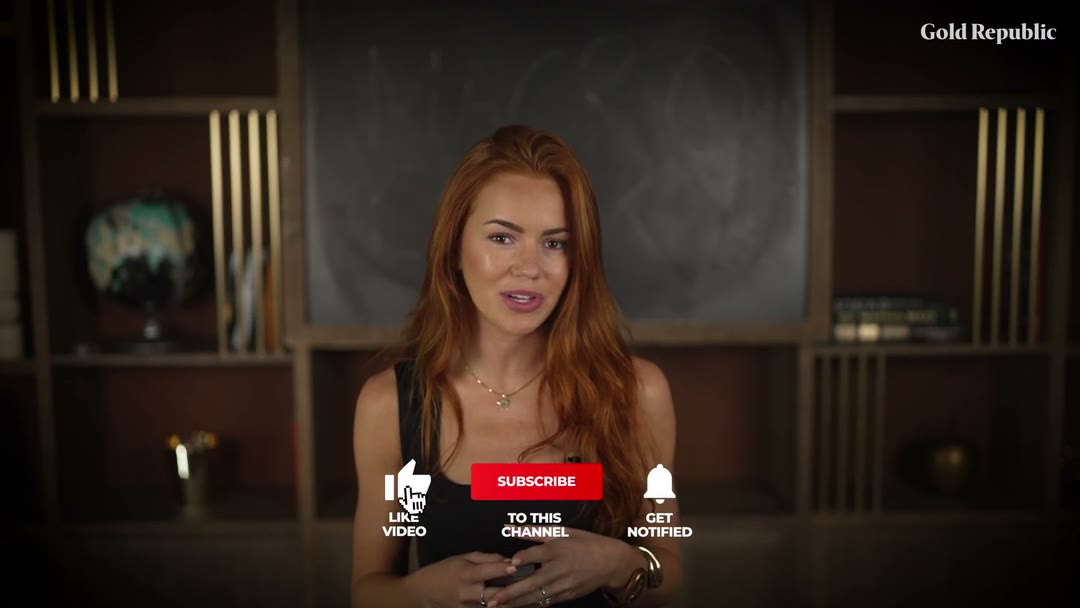
#> input picture scripts/fixtures/eindscherm.jpg, 1080 x 608 px
$ python -i gezichten.py   (imports and definitions only)   (older library calls are emulated)
#> lines starting #> are read from the running program, lines starting #| are printed output that depends on the picture
#> further down, picture is the input picture: shape (608, 1080, 3); mean B, G, R 28.8, 37.3, 49.2
"""Wie is er aan het woord, en waar staat die in beeld?

Aanroep: python3 gezichten.py <video> '[12.5, 40.2, ...]'
Uitvoer: JSON-lijst met per tijdstip {x, breedte, personen, breed} of null.

  x        horizontale positie 0..1 van de persoon die spreekt
  breedte  breedte van dat gezicht als fractie van het beeld (begrenst de zoom)
  personen aantal gevonden personen
  breed    true als er meerdere mensen ver uit elkaar staan zonder duidelijke
           spreker; dan mag er niet strak op één gezicht gekadreerd worden

Detectie gaat via YuNet, het neurale gezichtsmodel dat bij OpenCV hoort. De
Haar-cascades die hier eerst stonden missen iemand zodra die wegdraait, en juist
in een gesprek kijkt men elkaar aan — dat leverde shots op waarin de spreker
half buiten beeld viel. YuNet vindt gedraaide gezichten wel en geeft bovendien
landmarks terug, waaronder de mondhoeken. Daarmee weten we niet alleen wáár
iemand staat maar ook wie er praat: de mond die beweegt is de spreker.

Ontbreekt het model of is de OpenCV-versie te oud, dan valt hij terug op de
cascades. Dat is minder goed, maar beter dan blind het midden pakken.
"""
import os
import sys
import json

try:
    import cv2
    import numpy as np
except ImportError:
    print("[]")
    sys.exit(0)

MONSTERS = 5          # frames per tijdstip
SPREIDING = 0.5       # seconden rond het middelpunt
SAMEN = 0.14          # detecties dichter dan dit horen bij dezelfde persoon
DREMPEL = 0.7         # zekerheid waarboven YuNet-detecties meetellen

pad = sys.argv[1]
SPREKERMODUS = len(sys.argv) > 2 and sys.argv[2] == "--sprekers"
SCHERPTEMODUS = len(sys.argv) > 2 and sys.argv[2] == "--scherpte"
OVERLAYMODUS = len(sys.argv) > 2 and sys.argv[2] == "--overlays"
# [1 line that did not run here, left out]
# Optioneel derde argument: hoeveel frames per tijdstip. Voor het volgen van een
# spreker vragen we véél tijdstippen met één frame elk (snel en fijnmazig); voor
# het bepalen van de kadrering juist weinig tijdstippen met vijf frames (robuust
# tegen één ongelukkig frame).
if len(sys.argv) > 3 and not SPREKERMODUS and not SCHERPTEMODUS and not OVERLAYMODUS:
    MONSTERS = max(1, int(sys.argv[3]))
# [1 line not run here, left out]

MODEL = os.path.join(
    os.path.dirname(os.path.dirname(os.path.abspath(__file__))),
    "assets", "modellen", "face_detection_yunet_2023mar.onnx",
)

yunet = None
if hasattr(cv2, "FaceDetectorYN") and os.path.exists(MODEL):
    try:
        yunet = cv2.FaceDetectorYN.create(MODEL, "", (320, 320), DREMPEL, 0.3, 5000)
    except Exception:
        yunet = None

if yunet is None:
    haar_dir = cv2.data.haarcascades
    frontaal = cv2.CascadeClassifier(haar_dir + "haarcascade_frontalface_default.xml")
    profiel = cv2.CascadeClassifier(haar_dir + "haarcascade_profileface.xml")


RANDVAST = 0.5


# [9 lines left out: function randvastheid, not called in this run]


def stream_overlays():
    """Vaste stream-overlays: chat, teller, watermerk (genormaliseerde vakken).

    Een IRL-stream (TOTA) heeft linksboven een chatvenster met avatars en
    emoji's, rechtsboven een teller en onderin een watermerk. YuNet zag de
    avatars als gezichten, en het zelfherstel kadreerde de "spreker" daarna
    midden in de chat. Herkenning: cellen waar bijna altijd randen (tekst)
    staan terwijl de rest van het beeld beweegt, aan de rand van het beeld,
    compact en niet te groot.

    Bij een vaste camera (studio, podcast) is een stilstaande achtergrond niet
    van een logo te onderscheiden; dan levert dit niets op, zodat er nooit een
    echt gezicht wegvalt. Eén keer per bron, bewaard naast het bestand.
    """
    cache = pad + ".overlays.json"
    try:
        with open(cache) as f:
            return json.load(f)
    except Exception:
        pass
    vakken = []
    # Een eigen capture: deze meting kan midden in een sprekermeting vallen,
    # en die leest de gedeelde capture frame voor frame door.
    eigen = cv2.VideoCapture(pad)
    try:
        n = int(eigen.get(cv2.CAP_PROP_FRAME_COUNT))
        B, H, C = 384, 216, 8
        gx, gy = B // C, H // C
        dichtheid, gem, randen = [], [], []
        N = 48
        for k in range(N):
            eigen.set(cv2.CAP_PROP_POS_FRAMES, int(n * (0.03 + 0.94 * k / (N - 1))))
            ok, fr = eigen.read()
            if not ok:
                continue
            g = cv2.cvtColor(cv2.resize(fr, (B, H), interpolation=cv2.INTER_AREA), cv2.COLOR_BGR2GRAY)
            e = cv2.Canny(g, 80, 160) > 0
            randen.append(e)
            dichtheid.append(e.reshape(gy, C, gx, C).mean(axis=(1, 3)))
            gem.append(g.reshape(gy, C, gx, C).mean(axis=(1, 3)))
        if len(dichtheid) >= 24:
            D, G = np.array(dichtheid), np.array(gem)
            randen = np.array(randen)
            vast = (D >= 0.08).mean(axis=0)
            beweegt = (np.abs(G - np.median(G, axis=0)) > 10).mean(axis=0)
            # Studio of podcast: de achtergrond staat stil, dus niets te zeggen.
            if float(np.median(beweegt)) >= 0.35:
                masker = (vast >= 0.8).astype(np.uint8)
                aantal, labels, st, _ = cv2.connectedComponentsWithStats(masker, 8)
                for i in range(1, aantal):
                    x, y, w, h, a = [int(v) for v in st[i]]
                    rand = x <= 1 or y <= 1 or x + w >= gx - 1 or y + h >= gy - 1
                    opp = a / (gx * gy)
                    if not rand or opp < 0.002 or opp > 0.12 or a / (w * h) < 0.35:
                        continue
                    if randvastheid(randen[:, y * C:(y + h) * C, x * C:(x + w) * C]) < RANDVAST:
                        continue
                    # Een cel marge: de randen van het chatvenster wisselen.
                    vakken.append({
                        "x0": round(max(0, x - 1) / gx, 3),
                        "y0": round(max(0, y - 1) / gy, 3),
                        "x1": round(min(gx, x + w + 1) / gx, 3),
                        "y1": round(min(gy, y + h + 1) / gy, 3),
                    })
    except Exception:
        vakken = []
    finally:
        eigen.release()
    try:
        tijdelijk = cache + ".%d" % os.getpid()
        with open(tijdelijk, "w") as f:
            json.dump(vakken, f)
        os.replace(tijdelijk, cache)
    except Exception:
        pass
    return vakken


OVERLAYS = None


def in_overlay(vak, frame):
    """Valt dit gezichtsvak (pixels) binnen een stream-overlay? Dan is het een avatar of emoji."""
    global OVERLAYS
    if OVERLAYS is None:
        OVERLAYS = stream_overlays()
    if not OVERLAYS:
        return False
    h, b = frame.shape[:2]
    x, y, w, hh = vak
    cx, cy, bw = (x + w / 2) / b, (y + hh / 2) / h, w / b
    for o in OVERLAYS:
        if o["x0"] <= cx <= o["x1"] and o["y0"] <= cy <= o["y1"] and bw <= 0.6 * (o["x1"] - o["x0"]):
            return True
    return False


def detecteer(frame):
    """Gezichten zoals detecteer_alle, zonder die in een stream-overlay (chat-avatars)."""
    return [d for d in detecteer_alle(frame) if not in_overlay(d[0], frame)]


def detecteer_alle(frame):
    """Gezichten als (x, y, w, h) in pixels, plus de mondzone als die bekend is.

    Vindt de eerste ronde niets, dan nog één keer op een twee keer vergroot
    beeld: YuNet mist gezichten onder ~30 px, en in een wijde studio-opname is
    het gezicht van de spreker precies zo klein. Zonder die tweede ronde werd
    een wijd shot "geen gezicht" en daarmee ten onrechte een graphic.
    """
    gevonden = detecteer_eenmaal(frame)
    if gevonden or frame.shape[1] > 2400:
        return gevonden
    groot = cv2.resize(frame, None, fx=2.0, fy=2.0, interpolation=cv2.INTER_CUBIC)
    terug = []
    for ((x, y, w, h), mond, kijkt, ooghoogte, visueel) in detecteer_eenmaal(groot):
        terug.append((
            (x // 2, y // 2, max(1, w // 2), max(1, h // 2)),
            tuple(v // 2 for v in mond) if mond else None,
            kijkt,
            ooghoogte / 2 if ooghoogte is not None else None,
            visueel / 2 if visueel is not None else None,
        ))
    return terug


def detecteer_eenmaal(frame):
    if yunet is not None:
        h, b = frame.shape[:2]
        yunet.setInputSize((b, h))
        _, gezichten = yunet.detect(frame)
        uit = []
        for g in gezichten if gezichten is not None else []:
            x, y, w, hh = [int(v) for v in g[:4]]
            # Landmarks 6..9 zijn de linker- en rechtermondhoek.
            mond = None
            if len(g) >= 14:
                mx1, my1, mx2, my2 = [int(v) for v in g[10:14]]
                breed = max(24, abs(mx2 - mx1) * 2)
                hoog = max(16, int(breed * 0.6))
                cx, cy = (mx1 + mx2) // 2, (my1 + my2) // 2
                mond = (cx - breed // 2, cy - hoog // 2, breed, hoog)
            # Kijkrichting uit de landmarks: staat de neus links van het midden
            # tussen de ogen, dan draait het hoofd naar links. Nodig voor de
            # kijkruimte-regel: iemand hoort ruimte te hebben in de richting
            # waarin hij kijkt, anders "praat hij tegen de rand".
            kijkt = 0.0
            ooghoogte = None
            if len(g) >= 10:
                ox1, oy1, ox2, oy2 = [float(v) for v in g[4:8]]
                nx = float(g[8])
                oogmid = (ox1 + ox2) / 2
                ooghoogte = (oy1 + oy2) / 2
                if w > 0:
                    kijkt = max(-1.0, min(1.0, (nx - oogmid) / (w * 0.25)))
            # Waar zit het gezicht visueel? Niet in het midden van het vak.
            # Bij een gedraaid hoofd loopt het detectievak door tot achter de
            # schedel; gemeten stond het vakmidden op 0,516 terwijl de neus op
            # 0,480 en het midden tussen de ogen op 0,496 lag. Een kader dat op
            # het vakmidden centreert zet de spreker daardoor zichtbaar uit het
            # midden — precies de klacht. De landmarks wijzen het echte
            # middelpunt aan.
            visueel = None
            if len(g) >= 10:
                oogR, oogL = float(g[4]), float(g[6])
                neus = float(g[8])
                visueel = (neus + (oogR + oogL) / 2) / 2
            uit.append(((x, y, w, hh), mond, kijkt, ooghoogte, visueel))
        return uit

    grijs = cv2.equalizeHist(cv2.cvtColor(frame, cv2.COLOR_BGR2GRAY))
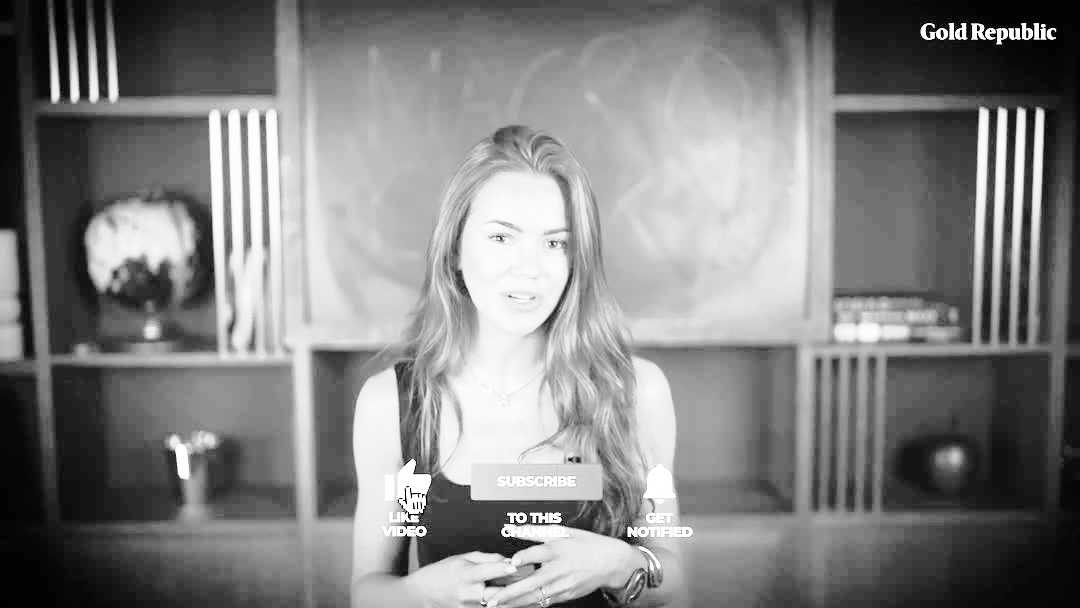
#> grijs: shape (608, 1080); min 0, max 255, mean 129.1
    gevonden = list(frontaal.detectMultiScale(grijs, 1.2, 5, minSize=(60, 60)))
#> gevonden = [[452, 185, 139, 139]]
    gevonden += list(profiel.detectMultiScale(grijs, 1.2, 5, minSize=(60, 60)))
    breedte = grijs.shape[1]
#> breedte = 1080
    for (x, y, w, h) in profiel.detectMultiScale(cv2.flip(grijs, 1), 1.2, 5, minSize=(60, 60)):
        gevonden.append((breedte - x - w, y, w, h))
#> this loop made 0 passes
    # Zonder landmarks nemen we de onderste helft van het gezicht als mondzone,
    # en weten we niets over de kijkrichting.
    return [
        ((x, y, w, h), (x, y + int(h * 0.55), w, int(h * 0.45)), 0.0, y + h * 0.38, None)
        for (x, y, w, h) in gevonden
    ]


# [345 lines left out: functions zoekNaad, mondbeweging, scherpte, scherptemeting, grijs_uitsnede, gezichtsuitsnede and 3 more, not called in this run]


# [14 lines not run here, left out]

uit = []
# [154 lines not run here, left out]

>>> import cv2
>>> picture = cv2.imread('fixtures/eindscherm.jpg')
>>> result = detecteer(picture)
#> in detecteer_alle, `gevonden = detecteer_eenmaal(frame)`: gevonden = 1 item
#> in stream_overlays, `cache = pad + ".overlays.json"`: cache = 'fixtures/eindscherm.jpg.overlays.json'
#> the loop in stream_overlays, `for k in range(N):` made 31 passes
#> pass 1, in stream_overlays, `g = cv2.cvtColor(cv2.resize(fr, (B, H), interpolation=cv2.INTER_AREA),..`:
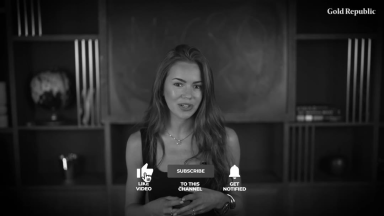
#> g: shape (216, 384); min 0, max 254, mean 39.9
#> pass 1, in stream_overlays, `e = cv2.Canny(g, 80, 160) > 0`:
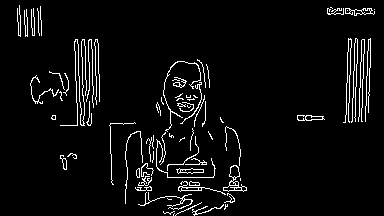
#> e: shape (216, 384) bool; 4.9% white in thin lines or dots
#> after the loop in stream_overlays, `for k in range(N):`: dichtheid = 30 items

$ run again, on scripts/fixtures/wijd-studio-2.jpg
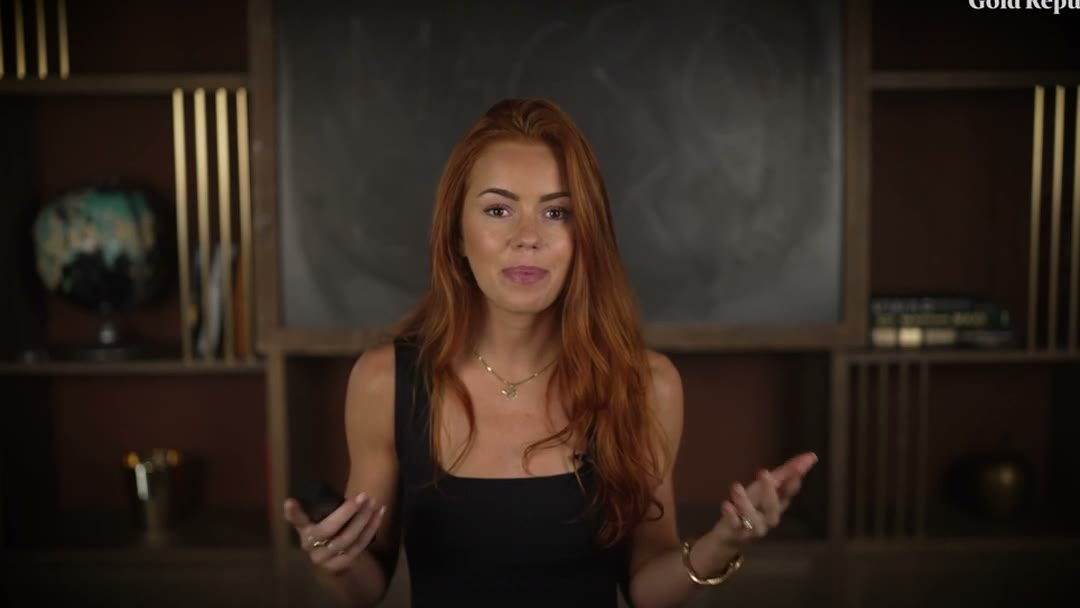
#> input picture scripts/fixtures/wijd-studio-2.jpg, 1080 x 608 px
#> picture is the input picture: shape (608, 1080, 3); mean B, G, R 28.9, 37.4, 48.9
#> in detecteer_eenmaal, `grijs = cv2.equalizeHist(cv2.cvtColor(frame, cv2.COLOR_BGR2GRAY))`:
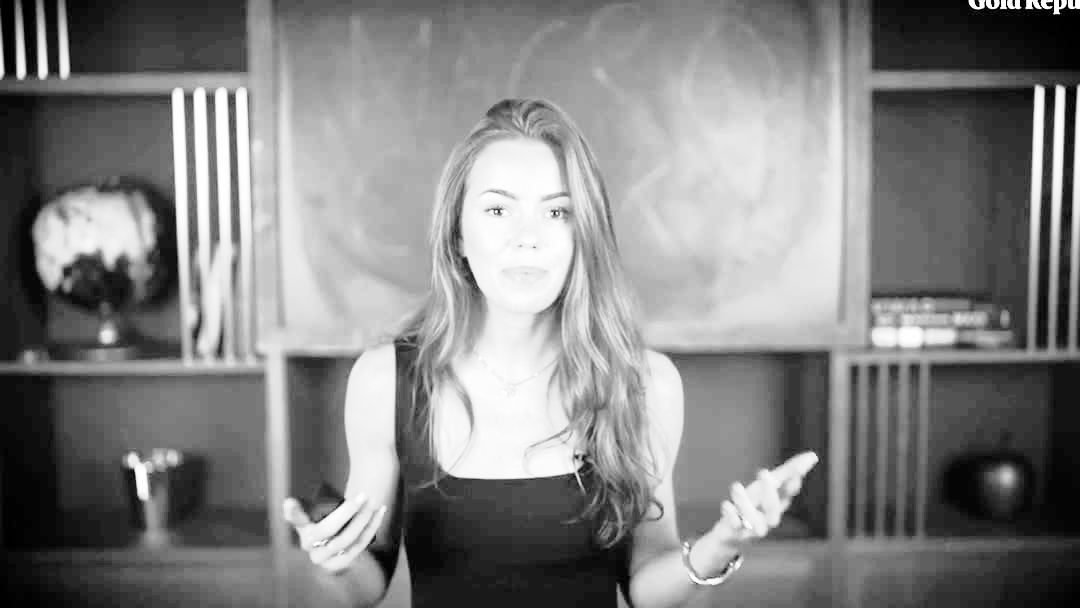
#> grijs: shape (608, 1080); min 0, max 255, mean 129.3
#> in detecteer_eenmaal, `gevonden = list(frontaal.detectMultiScale(grijs, 1.2, 5, minSize=(60, ..`: gevonden = [[446, 151, 155, 155]]
#> in detecteer_alle, `gevonden = detecteer_eenmaal(frame)`: gevonden = 1 item
#> cache = 'fixtures/wijd-studio-2.jpg.overlays.json'
#> the loop in stream_overlays, `for k in range(N):` made 31 passes
#> pass 1, in stream_overlays, `e = cv2.Canny(g, 80, 160) > 0`:
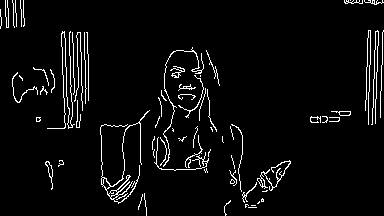
#> e: shape (216, 384) bool; 4.5% white in thin lines or dots
#> after the loop in stream_overlays, `for k in range(N):`: dichtheid = 30 items

$ run again, on scripts/fixtures/wijd-studio.jpg
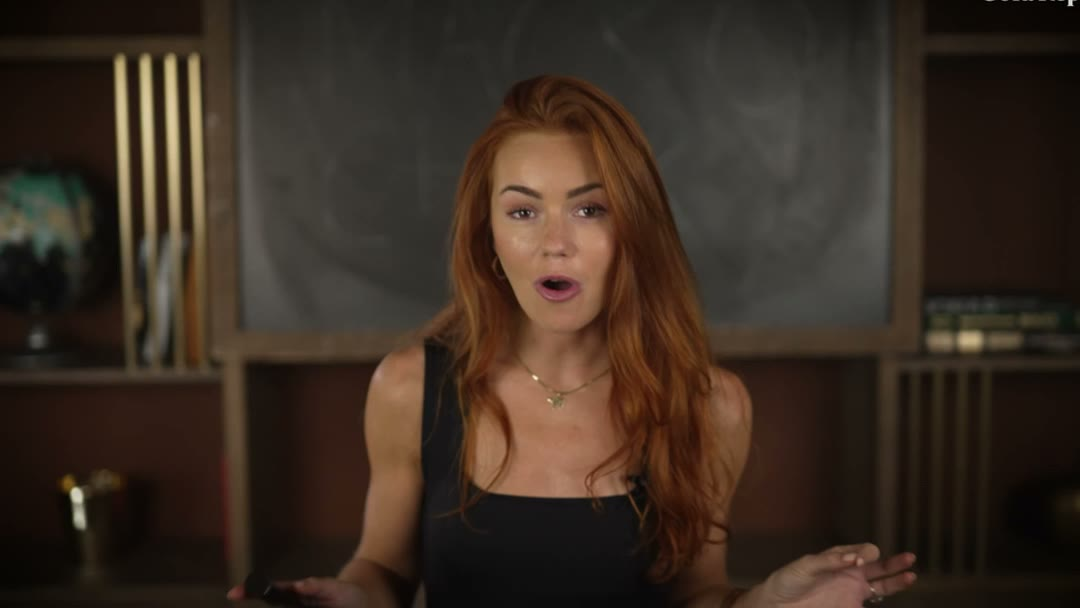
#> input picture scripts/fixtures/wijd-studio.jpg, 1080 x 608 px
#> picture is the input picture: shape (608, 1080, 3); mean B, G, R 34.2, 44.5, 57.5
#> in detecteer_eenmaal, `grijs = cv2.equalizeHist(cv2.cvtColor(frame, cv2.COLOR_BGR2GRAY))`:
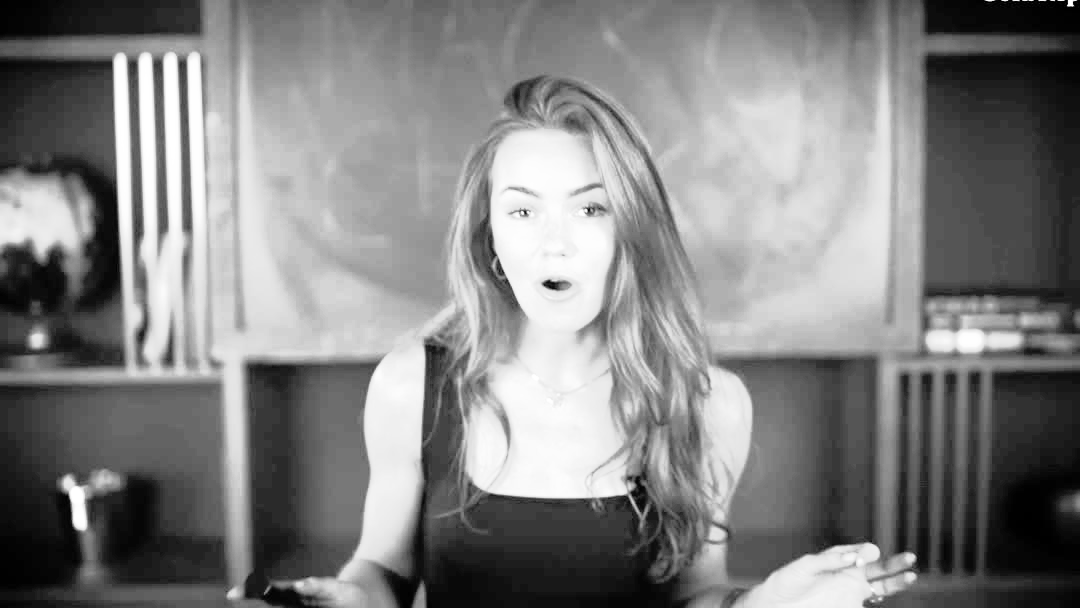
#> grijs: shape (608, 1080); min 0, max 255, mean 129.2
#> in detecteer_eenmaal, `gevonden = list(frontaal.detectMultiScale(grijs, 1.2, 5, minSize=(60, ..`: gevonden = [[458, 136, 189, 189], [650, 87, 236, 236]]
#> in detecteer_alle, `gevonden = detecteer_eenmaal(frame)`: gevonden = 2 items
#> cache = 'fixtures/wijd-studio.jpg.overlays.json'
#> the loop in stream_overlays, `for k in range(N):` made 31 passes
#> pass 1, in stream_overlays, `e = cv2.Canny(g, 80, 160) > 0`:
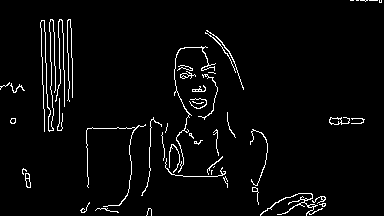
#> e: shape (216, 384) bool; 3.5% white in thin lines or dots
#> after the loop in stream_overlays, `for k in range(N):`: dichtheid = 30 items
